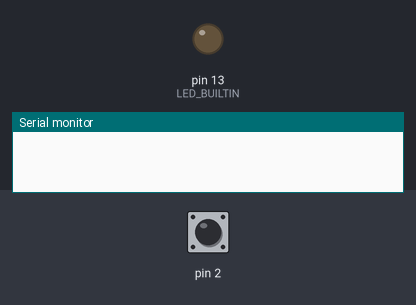
This sketch was run on a simulated Arduino Uno, built with avr-gcc and run on an emulated ATmega328P. Parts: output pins drawn as LEDs (lit = HIGH), the last lines printed to the serial monitor. The test bench sets the inputs (shaded band); at power-on: pin 2 HIGH.

Above: at 1.2 s.
1.3 s: pin 2 pulled LOW for 0.15 s
At 2.1 s:
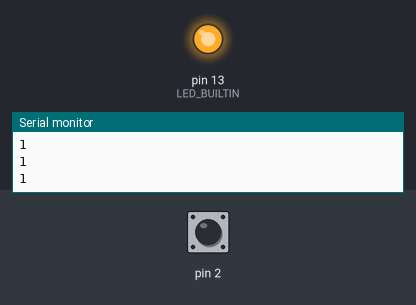
Timing chart, 0 to 4.3 s (numbered marks = the images above; inputs shaded):
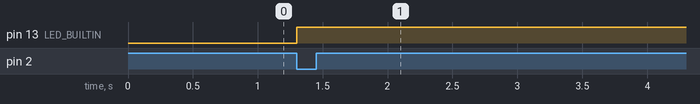

Measured:
- after the input at 1.3 s, pin 13 (LED_BUILTIN): LOW → HIGH at once

The sketch:

serial_water_main.ino
```cpp
// the setup function runs once when you press reset or power the board

void setup() {
  // initialize digital pin LED_BUILTIN as an output.
  pinMode(LED_BUILTIN, OUTPUT);
  pinMode(2, INPUT_PULLUP);
  Serial.begin(9600);

}


// the loop function runs over and over again forever
void loop() {

  int sensorVal = digitalRead(2);
  if (sensorVal == HIGH) {

  //digitalWrite(LED_BUILTIN, LOW);
    //Serial.println('0');
    //Serial.flush();

  } if (sensorVal == LOW) {

  digitalWrite(LED_BUILTIN, HIGH);
    Serial.println('1');
    Serial.flush();
  }

}
```
